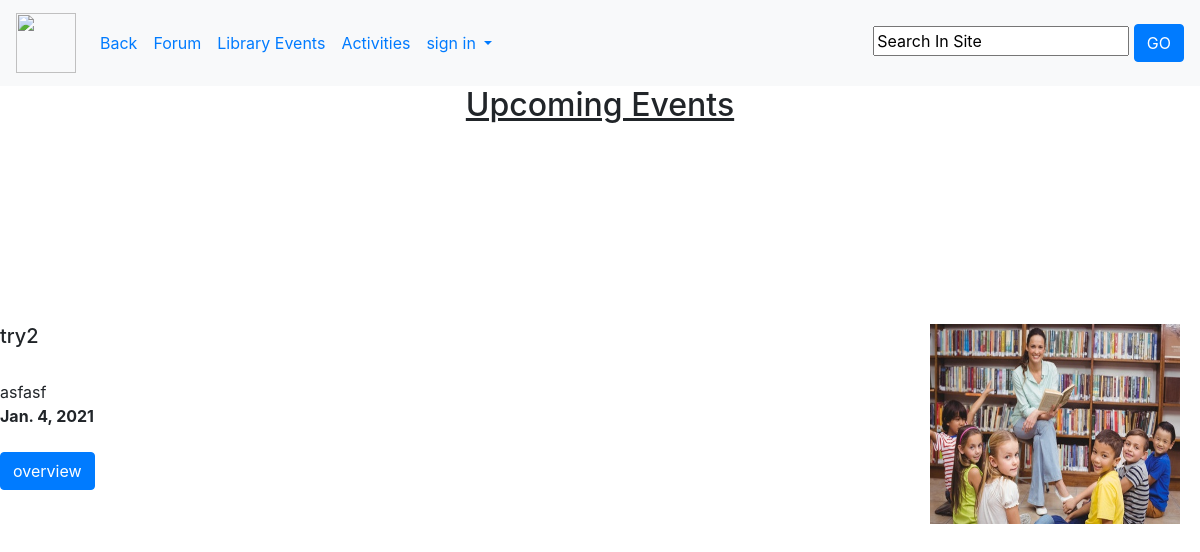
Page /Me/Student/Events/ on the earlier database version.
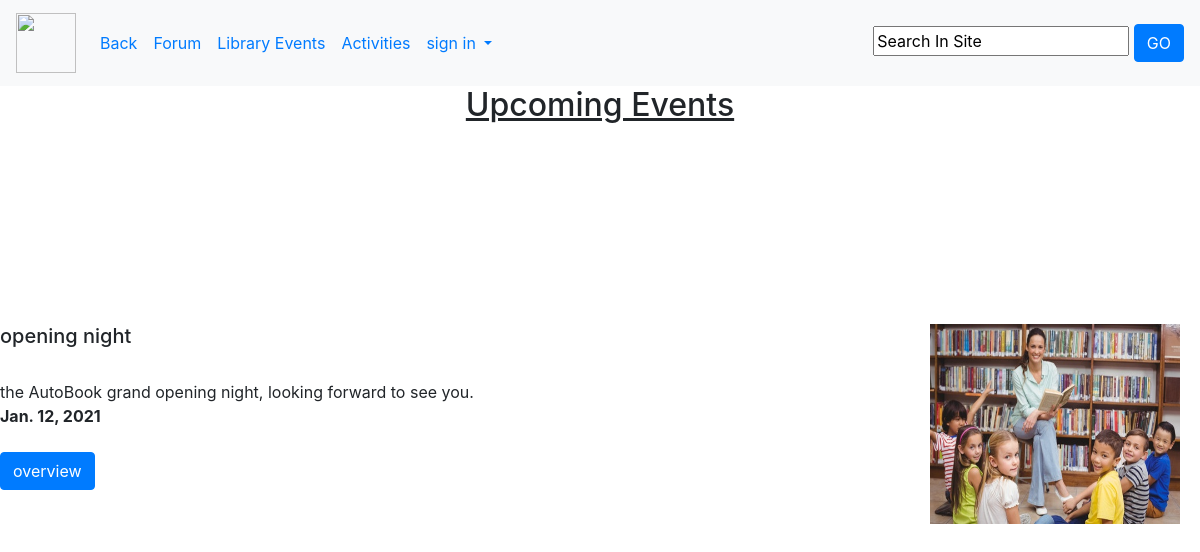
Same page on the later database version.
### homepage/models.py (models this page shows, shortened)
class Event (models.Model):
    title = models.CharField(max_length=150)
    text = models.TextField(max_length=500)
    image = models.ImageField(upload_to='home/images', default='home/images/defult2.jpg')
    date = models.DateField()
    link = models.URLField(max_length=200,null=True,default=None,blank=True)
    registerstudent = models.ManyToManyField(Student, null=True, blank=True)

### mepage/views.py (the view)
# urls.py: path('Student/Events/', views.mestudentevents, name="mestudentevents"),
def mestudentevents(request):
    try:
        events = HomePage.objects.all()[0].events.all()
    except:
        events = None
    return render(request, 'mepage/student/events.html',{"events":events})

### book_catalog/templates/mepage/student/events.html (shortened to what this page needs)
{% extends "mepage/student/stylestudent.html" %}
{% block content %}
{% if events|length == 0 %}
    <h2 align="center"><u>There Are No Upcoming Events.</u></h2>
    {% else %}
    <h2 align="center"><u>Upcoming Events</u></h2>
   {% for event in events %}
	<tr>
        {% if event.link != None %}
			</tr><br><br><br><br><br><br><br><br>
    <td>
        <td><tr align="left"><a href={{ event.link }} target="_blank"><img src="{{ event.image.url }}" height="200" width="250" align="right" hspace="20"></a></tr></td>
        {% else %}
    </tr><br><br><br><br><br><br><br><br>
    <td>
			<td><tr align="left"><img src="{{ event.image.url }}" height="200" width="250" align="right" hspace="20"></tr></td>
		{% endif %}
			<td><tr align="right" width="1000"><h5>{{ event.title }}
            </h5><br>{{ event.text|truncatechars:100 }}</tr></td>
	</td>
       <br>
       <b>{{ event.date }}</b>
       <br><br>
       <form method="GET" action="{% url 'registerEvent' event.id %}" name="takeBook">
                        <button class="btn btn-primary" name="posses" onclick="myFunction()" type="submit">overview</button>
       </form>
    	{% endfor %}
    {% endif %}
    <br>
<br>
<br>
<br>
<br>
<br>
{% endblock %}

### book_catalog/templates/mepage/student/stylestudent.html (shortened to what this page needs)
<!doctype html>
<html lang="en">
  <head>
<link rel="stylesheet" href="https://cdn.jsdelivr.net/npm/bootstrap@4.5.3/dist/css/bootstrap.min.css">
  </head>
<nav class="navbar navbar-expand-lg navbar-light bg-light sticky-top">
    {% load static %}
<a class="navbar-brand" href="{% url "homepage" %}"><img src="{% static 'book_catalog/defult.png' %}" height="60" width="60" href="{% url "homepage" %}"></a>
  <div class="collapse navbar-collapse" id="navbarSupportedContent">
    <ul class="navbar-nav mr-auto">
      <li class="nav-item active">
        <a class="nav-link text-primary" href="{% url "homepage" %}">Back <span class="sr-only" href="{% url "homepage" %}">home</span></a>
      </li>
      <li class="nav-item"  href="{% url "mestudent" %}">
        <a class="nav-link text-primary text size-12" href="{% url "Forum" %}">Forum</a>
      </li>
      <li class="nav-item" href="{% url "mestudentevents" %}">
        <a class="nav-link text-primary" href="{% url 'mestudentevents' %}">Library Events</a>
      </li>
    <li class="nav-item" href="{% url "activity" %}">
        <a class="nav-link text-primary" href="{% url 'activity' %}">Activities</a>
      </li>
        {% if user.is_authenticated %}
            <li class="nav-item"  href="{% url "mestudentpossesses" %}">
        <a class="nav-link text-primary text size-12" href="{% url "mestudentpossesses" %}">Possessed</a>
      </li>
            <li class="nav-item" href="{% url "melendedbooks" %}">
        <a class="nav-link text-primary" href="{% url 'melendedbooks' %}">Lended Books</a>
      </li>
            <li class="nav-item" href="{% url "teachers" %}">
        <a class="nav-link text-primary" href="{% url 'teachers' %}">Teachers</a>
      </li>
            <li class="nav-item"  href="{% url "logoutuser" %}">
        <a href="#" onclick="$('#signOutBtn').click()" class="nav-link">Logout</a>
                    <form style='display: none;' method="POST" action="{% url 'logoutuser' %}">
                        {% csrf_token %}
                        <button id="signOutBtn" type="submit">Logout</button>
                    </form>
      </li>
        {% else %}
    <li class="nav-item dropdown">
        <a class="nav-link dropdown-toggle text-primary" href="#" id="navbarDropdownMenuLink" role="button" data-toggle="dropdown" aria-haspopup="true" aria-expanded="false">
          sign in
        </a>
      </li>
        {% endif %}
     </ul>
      <form method="POST" action="{% url 'results' %}">
      <input type="text" name="query" value="Search In Site">
  <button class="btn btn-primary" type="submit">GO</button>
</form>
  </div>
</nav>
{%  block content %}{% endblock %}
</html>

Differences in the rows shown:
removed Event: image (picture), title "try2", text "asfasf", date "Jan. 4, 2021"
added Event: image (picture), title "opening night", text "the AutoBook grand opening night, looking forward to see you.", date "Jan. 12, 2021"
